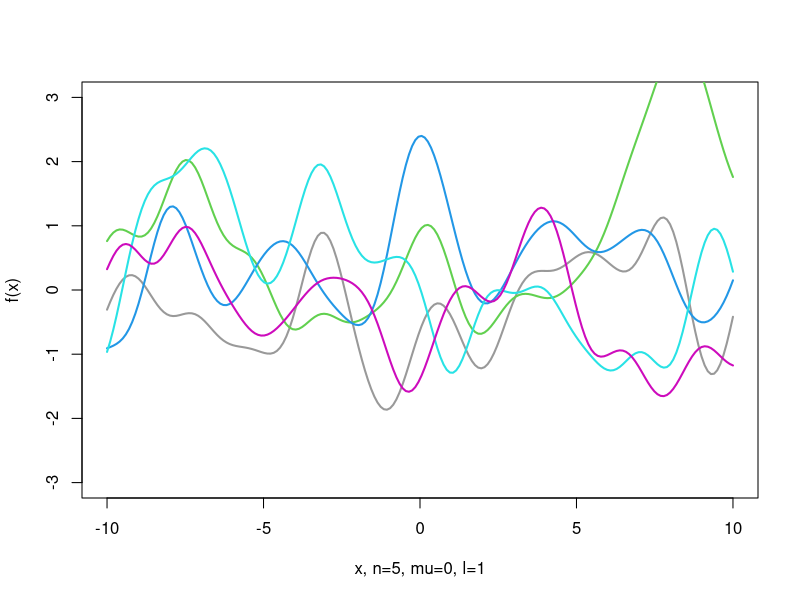
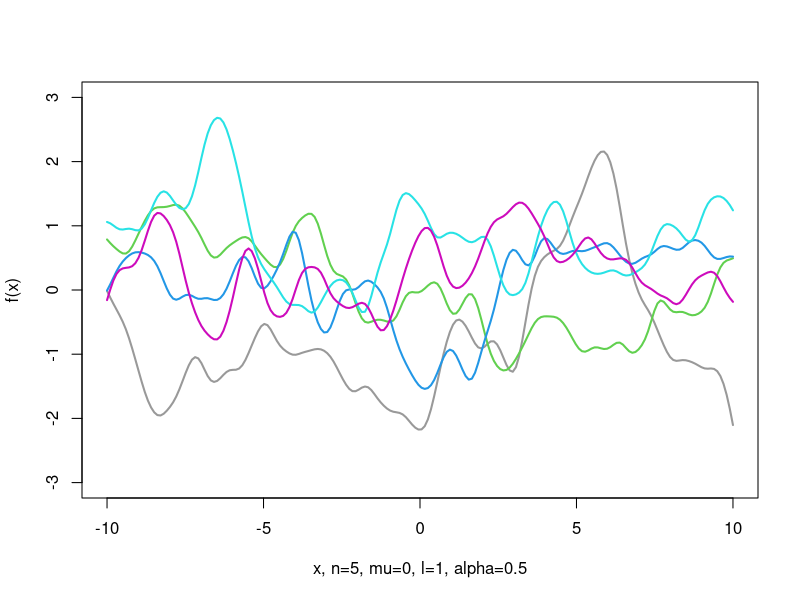
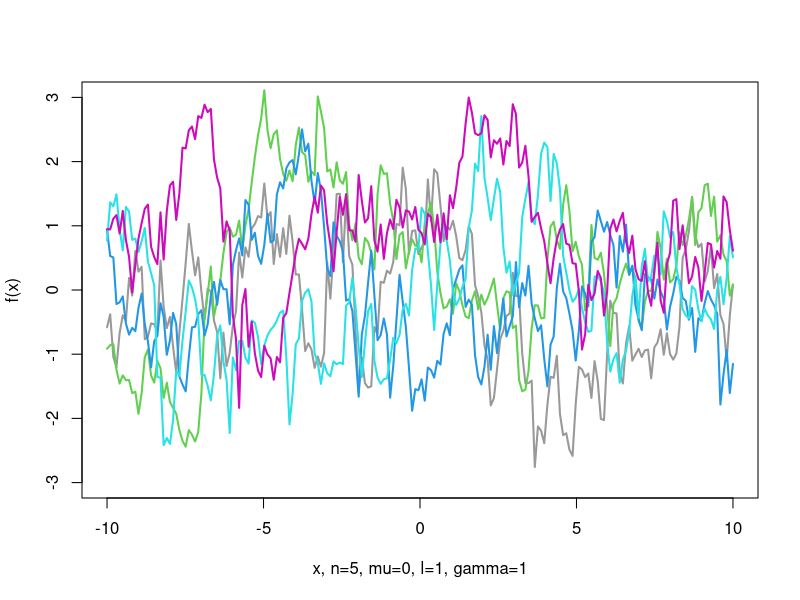

The R source for these figures, in order:
# CS 590.01
# Homework 17
# 21 March, 2014
# Matt Dickenson 
# mcd31@duke.edu

# For the squared exponential and 
# two other covariance functions (your choice) 
# plot (function) samples from a Gaussian process. 
# Several plots should be included for each covariance function, 
# varying the number of draws, and the hyperparameters 
# associated with each.

# set up workspace
rm(list=ls())
library(MASS)
set.seed(8675309)

# covariance_functions

# squared exponential covariance function
# try l=1,2,...
squared_expo = function(x1, x2, l=1){
  sigma = matrix(0, nrow=length(x1), ncol=length(x1))
  for (i in 1:nrow(sigma)) {
    for (j in 1:ncol(sigma)) {
      sigma[i,j] = exp( -( ( ( x1[i]-x2[j] )^2 )/ (2 *l^2) ) )
    }
  }
  return(sigma)
}

# rational quadratic covariance function
rational_quad = function(x1, x2, l=1, alpha=0.5) {
  sigma = matrix(0, nrow=length(x1), ncol=length(x1))
  for (i in 1:nrow(sigma)) {
    for (j in 1:ncol(sigma)) {
      r = abs(x1[i]-x2[j])
      sigma[i,j] = ( 1 + (r^2)/(2 * alpha * l^2) )^(-alpha)
    }
  }
  return(sigma)
}

# gamma exponential covariance function
gamma_expo = function(x1, x2, l, gamma=1){
  sigma = matrix(0, nrow=length(x1), ncol=length(x1))
  for (i in 1:nrow(sigma)) {
    for (j in 1:ncol(sigma)) {
      r = abs(x1[i]-x2[j])
      sigma[i,j] = exp( -(r/l)^gamma )
    }
  }
  return(sigma) 
}

plot_gp = function(nsamps=3, mu=0, l=1, alpha=0.5, gamma=1, cvfun="squared exponential"){
  xs = seq(-10,10,length.out=200)
  xlab = paste("x, n=", nsamps, ", mu=", mu, ", l=", l, sep="")

  if(cvfun=="squared exponential"){
    sigma = squared_expo(xs, xs, l)
  } else if(cvfun=="rational quadratic"){
    sigma = rational_quad(xs, xs, l, alpha)
    xlab = paste(xlab, ", alpha=", alpha, sep="")
  } else if(cvfun=="gamma exponential"){
    sigma = gamma_expo(xs, xs, l, gamma)
    xlab = paste(xlab, ", gamma=", gamma, sep="")
  }
  

  # draw samples 
  samps = matrix(rep(0,length(xs)*nsamps), ncol=nsamps)
  for (i in 1:nsamps) {
    samps[,i] <- mvrnorm(1, rep(mu, length(xs)), sigma)
  }
  samps <- cbind(x=xs,as.data.frame(samps))

  # plot function draws
  plot(samps$x, samps$V1, 
    lwd=2,
    ylim=c(-3, 3),
    type="l",
    col="grey60",
    xlab=xlab,
    ylab="f(x)")
  for(i in 3:(nsamps+1)) {
    lines(samps[,1], samps[,i], col=i, lwd=2)
  }
}


for(n in c(3, 5, 10)){
  for(m in c(-1, 0, 1)){
    for(l in c(1, 2, 3)){
      for(cv in c("squared exponential", "rational quadratic", "gamma exponential")){
        if(cv=="squared exponential"){
          filename = paste("n", n, "-m", m, "-l", l, sep="")
          filename = paste(filename, ".pdf", sep="")
          pdf(filename)
            plot_gp(nsamps=n, mu=m, l=l, cvfun=cv)
          dev.off()
        } else if(cv=="rational quadratic"){
          for(a in c(0.5, 2, 3)){
            filename = paste("n", n, "-m", m, "-l", l, sep="")
            filename = paste(filename, "-a", a*2, ".pdf", sep="")
            pdf(filename)
              plot_gp(nsamps=n, mu=m, l=l, alpha=a, cvfun=cv)
            dev.off()
          }
        } else if(cv=="gamma exponential"){
          for(g in c(0.5, 1, 2)){
            filename = paste("n", n, "-m", m, "-l", l, sep="")
            filename = paste(filename, "-g", g*2, ".pdf", sep="")
            pdf(filename)
              plot_gp(nsamps=n, mu=m, l=l, gamma=g, cvfun=cv)
            dev.off()
          }
        }
      }
    }
  }
}


# examples
plot_gp(nsamps=5, mu=0)

plot_gp(nsamps=5, mu=0, cvfun="rational quadratic")

plot_gp(nsamps=5, mu=0, cvfun="gamma exponential")



# cv = "squared exponential"
# cv = "rational quadratic"
cv = "gamma exponential"

for(n in c(3, 5, 10)){
  for(m in c(-1, 0, 1)){
    cat("\\begin{figure}\n")
    cat("\\begin{center}\n")
    for(l in c(1, 2, 3)){
      
      if(cv=="squared exponential"){
        filename = paste("n", n, "-m", m, "-l", l, sep="")
        filename = paste(filename, ".pdf", sep="")
        
        cat(paste("\\includegraphics[scale=0.2]{hw321/", filename, "}\n", sep=""))
        
      } else if(cv=="rational quadratic"){
        for(a in c(0.5, 2, 3)){
          filename = paste("n", n, "-m", m, "-l", l, sep="")
          filename = paste(filename, "-a", a*2, ".pdf", sep="")
          cat(paste("\\includegraphics[scale=0.2]{hw321/", filename, "}\n", sep=""))
        }
      } else if(cv=="gamma exponential"){
        for(g in c(0.5, 1, 2)){
          filename = paste("n", n, "-m", m, "-l", l, sep="")
          filename = paste(filename, "-g", g*2, ".pdf", sep="")
          cat(paste("\\includegraphics[scale=0.2]{hw321/", filename, "}\n", sep=""))
        }
      }
    }
  cat("\\end{center}\n")
  cat("\\end{figure}\n")
}
}


